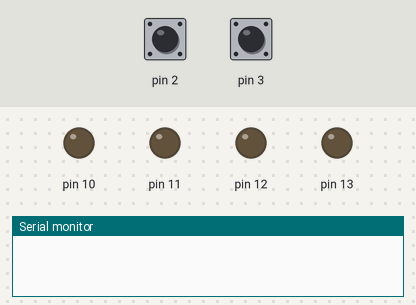
Bench run of a sketch on a simulated Arduino Uno, built with avr-gcc and run on an emulated ATmega328P. Parts: output pins drawn as LEDs (lit = HIGH), the last lines printed to the serial monitor. The test bench sets the inputs (shaded band); at power-on: pin 2 HIGH, pin 3 HIGH.

Above: at 1.2 s.
1.3 s: pin 2 pulled LOW for 0.15 s
At 1.39 s:
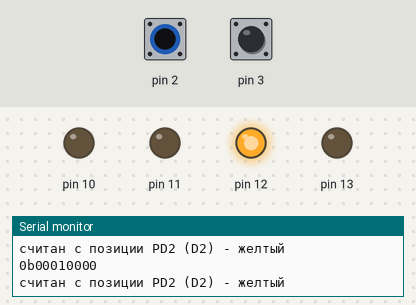
2.9 s: pin 3 pulled LOW for 0.15 s
At 3.01 s:
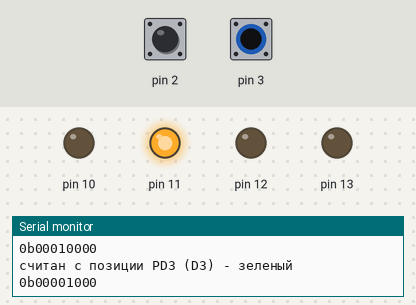
4.5 s: pin 3 pulled LOW for 3.2 s
At 8.2 s:
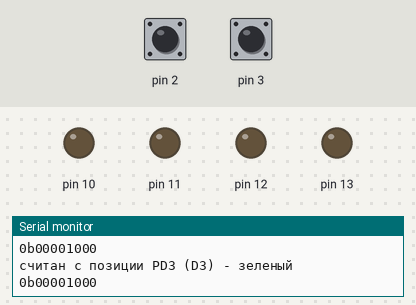
9.2 s: pin 2 pulled LOW for 3.2 s
At 10.6 s:
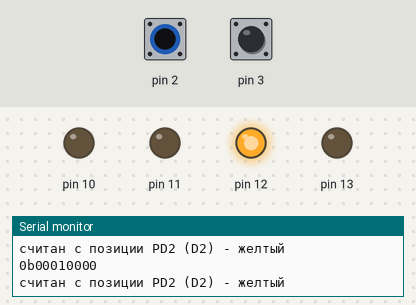
13.9 s: pin 3 driven LOW
At 14.4 s:
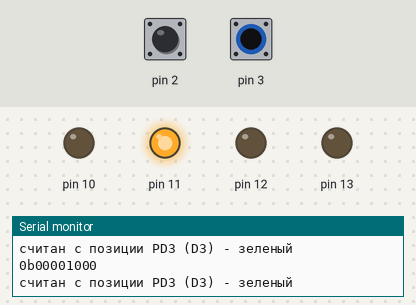
16.9 s: pin 2 pulled LOW for 1 s
At 17.3 s:
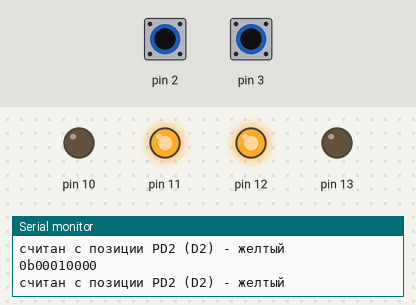
Timing chart, 0 to 19.9 s (numbered marks = the images above; inputs shaded):
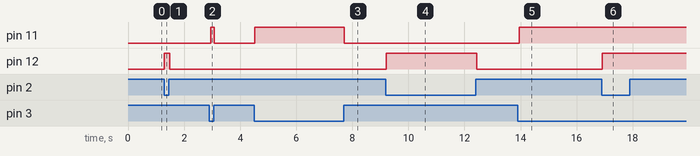

The sketch:

sketch_sep11a.ino
```cpp
void setup() {
  Serial.begin(9600);

  //выходы порта в
  DDRB = 0b00111100;

  //входы порта d
  DDRD &= ~0b00001110;

  PORTD |= 0b00001110;
}

void loop() {
  // чтение порта d
  if (!(PIND & 0b00000010)) {
    PORTB |= 0b00100000; // включаем d13
    Serial.println("считан с позиции PD1 (D1) - красный");
    Serial.println("0b00100000");
  }
  else if (!(PIND & 0b00000100)) {
    PORTB |= 0b00010000; // включаем d12
    Serial.println("считан с позиции PD2 (D2) - желтый");
    Serial.println("0b00010000");
  }
  else if (!(PIND & 0b00001000)) {
    PORTB |= 0b00001000; // включаем d11
    Serial.println("считан с позиции PD3 (D3) - зеленый");
    Serial.println("0b00001000");
  }
  else {

    PORTB &= ~0b00111100;
  }

  delay(50);
}
```

Measured:
- after the input at 1.3 s, pin 12: LOW → HIGH at once, → LOW 0.19 s later
- after the input at 2.9 s, pin 11: LOW → HIGH after 0.05 s, → LOW 0.13 s later
- after the input at 4.5 s, pin 11: LOW → HIGH at once, → LOW 3.2 s later
- after the input at 9.2 s, pin 12: LOW → HIGH at once, → LOW 3.2 s later
- after the input at 13.9 s, pin 11: LOW → HIGH after 0.05 s
- after the input at 16.9 s, pin 12: LOW → HIGH at once
